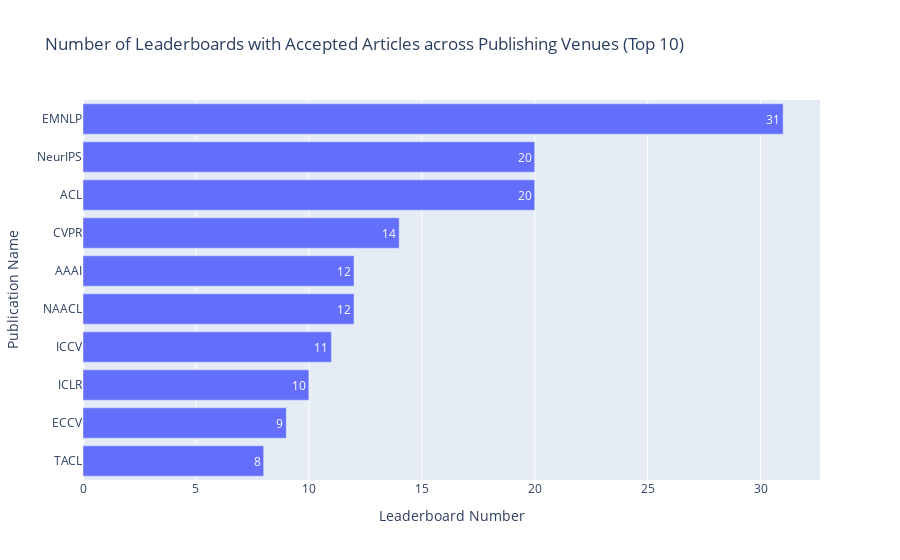

The code cell stored with this chart in its notebook:
### Code cell
df = pd.read_csv(path_rq1 / 'leaderboard_processed.csv')
df_pub = df[df['#Publishing venue'] > 0]
print(f"{round(len(df_pub)/len(df)*100,2)}% ({len(df_pub)} out of {len(df)}) leaderboards are associated with specific publications, including articles, preprints, and reports.")

df_pub['Publishing venues'] = df_pub['Publishing venues'].apply(ast.literal_eval)
df_accepted = df_pub[df_pub['Publishing venues'].apply(lambda x: 'Preprint' not in x)]
print(f"{round(len(df_accepted)/len(df)*100,2)}%  ({len(df_accepted)} out of {len(df_pub)}) articles have been accepted in a specific workshop, conference, and journal.")

df_split = df_accepted.explode('Publishing venues').groupby('Publishing venues').size().reset_index(name='Frequency')
df_split['Weight'] = 1

statistics = {
    'Distribution': 'Leaderboards across Publishing Venues',
    'Interquartile Range': df_split['Frequency'].quantile(0.75) - df_split['Frequency'].quantile(0.25),
    'Mean': np.mean(df_split['Frequency']),
    'Median': np.median(df_split['Frequency']),
    'Standard Deviation': np.std(df_split['Frequency']),
    'Gini Coefficient': ineqpy.inequality.gini(data=df_split, income='Frequency', weights='Weight'),
}
df_statistics = pd.read_csv(path_rq1 / 'leaderboard_statistics.csv')
df_statistics = pd.concat([df_statistics, pd.DataFrame([statistics])], ignore_index=True)
df_statistics.drop_duplicates(subset=['Distribution'], keep='last', inplace=True)
df_statistics.sort_values(by='Distribution', inplace=True)
df_statistics.to_csv(path_rq1 / 'leaderboard_statistics.csv', index=False)

df_top = df_split.sort_values(by='Frequency', ascending=False).head(10)
print(f"{df_top['Publishing venues'].iloc[0]} emerges as the conference with the most number of accepted articles, accounting for {round(df_top['Frequency'].iloc[0]/len(df_accepted)*100,2)}% ({df_top['Frequency'].iloc[0]} out of {len(df_accepted)}) of the total.")

fig = go.Figure(go.Bar(
        x=df_top['Frequency'],  # Values for the bar lengths
        y=df_top['Publishing venues'],  # Categories for each bar
        orientation='h',  # Sets the bars to be horizontal
        text=df_top['Frequency'],  # Adds the values as text on each bar
        textposition='auto'  # Automatically positions the text on the bars
))
fig.update_layout(
        title=f'Number of Leaderboards with Accepted Articles across Publishing Venues (Top 10)',
        xaxis_title='Leaderboard Number',
        yaxis_title='Publication Name',
        yaxis_autorange='reversed'  # This line makes the bars go top-down
)
fig.show()

### Figure 1 — Plotly figure (JSON) as saved in the notebook; plotly's stock layout.template omitted (floating-point values rounded to 4 significant figures)
{"data": [{"orientation": "h", "text": [31, 20, 20, 14, 12, 12, 11, 10, 9, 8], "textposition": "auto", "type": "bar", "x": [31, 20, 20, 14, 12, 12, 11, 10, 9, 8], "y": ["EMNLP", "NeurIPS", "ACL", "CVPR", "AAAI", "NAACL", "ICCV", "ICLR", "ECCV", "TACL"]}], "layout": {"title": {"text": "Number of Leaderboards with Accepted Articles across Publishing Venues (Top 10)"}, "xaxis": {"title": {"text": "Leaderboard Number"}}, "yaxis": {"autorange": "reversed", "title": {"text": "Publication Name"}}}}
